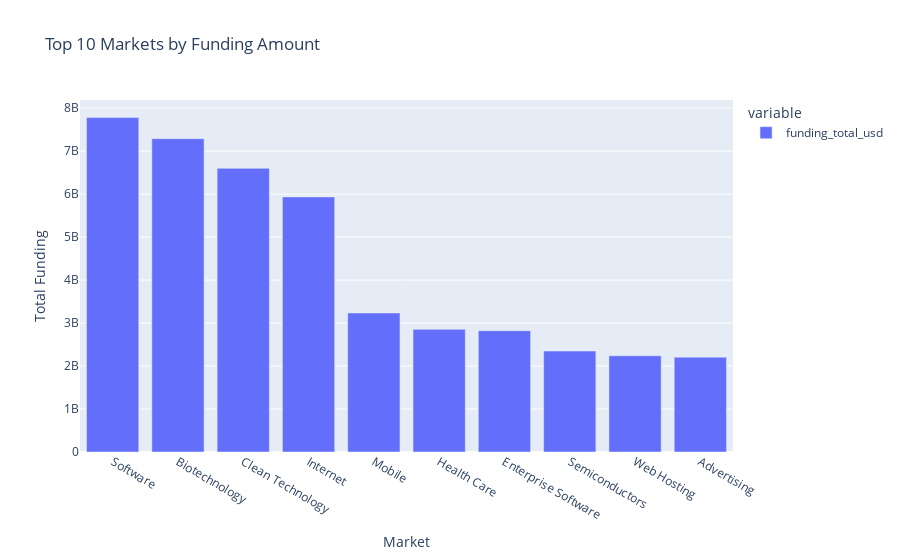

Notebook code cell kept with this figure:
### Code cell
fig = px.bar(toptenmarketsbyfunding,
            labels = {
                "value": "Total Funding",
                "market": "Market"
            },
            title = "Top 10 Markets by Funding Amount")
fig.show()

### Figure 1 — Plotly figure (JSON) as saved in the notebook; plotly's stock layout.template omitted (floating-point values rounded to 4 significant figures)
{"data": [{"alignmentgroup": "True", "hovertemplate": "variable=funding_total_usd<br>Market=%{x}<br>Total Funding=%{y}<extra></extra>", "legendgroup": "funding_total_usd", "marker": {"color": "#636efa", "pattern": {"shape": ""}}, "name": "funding_total_usd", "offsetgroup": "funding_total_usd", "orientation": "v", "showlegend": true, "textposition": "auto", "type": "bar", "x": ["Software", "Biotechnology", "Clean Technology", "Internet", "Mobile", "Health Care", "Enterprise Software", "Semiconductors", "Web Hosting", "Advertising"], "xaxis": "x", "y": [7780390863, 7290265552, 6599955788, 5934584998, 3234329331, 2853611847, 2820391856, 2348386301, 2237951592, 2207255532], "yaxis": "y"}], "layout": {"barmode": "relative", "legend": {"title": {"text": "variable"}, "tracegroupgap": 0}, "title": {"text": "Top 10 Markets by Funding Amount"}, "xaxis": {"anchor": "y", "domain": [0, 1], "title": {"text": "Market"}}, "yaxis": {"anchor": "x", "domain": [0, 1], "title": {"text": "Total Funding"}}}}
